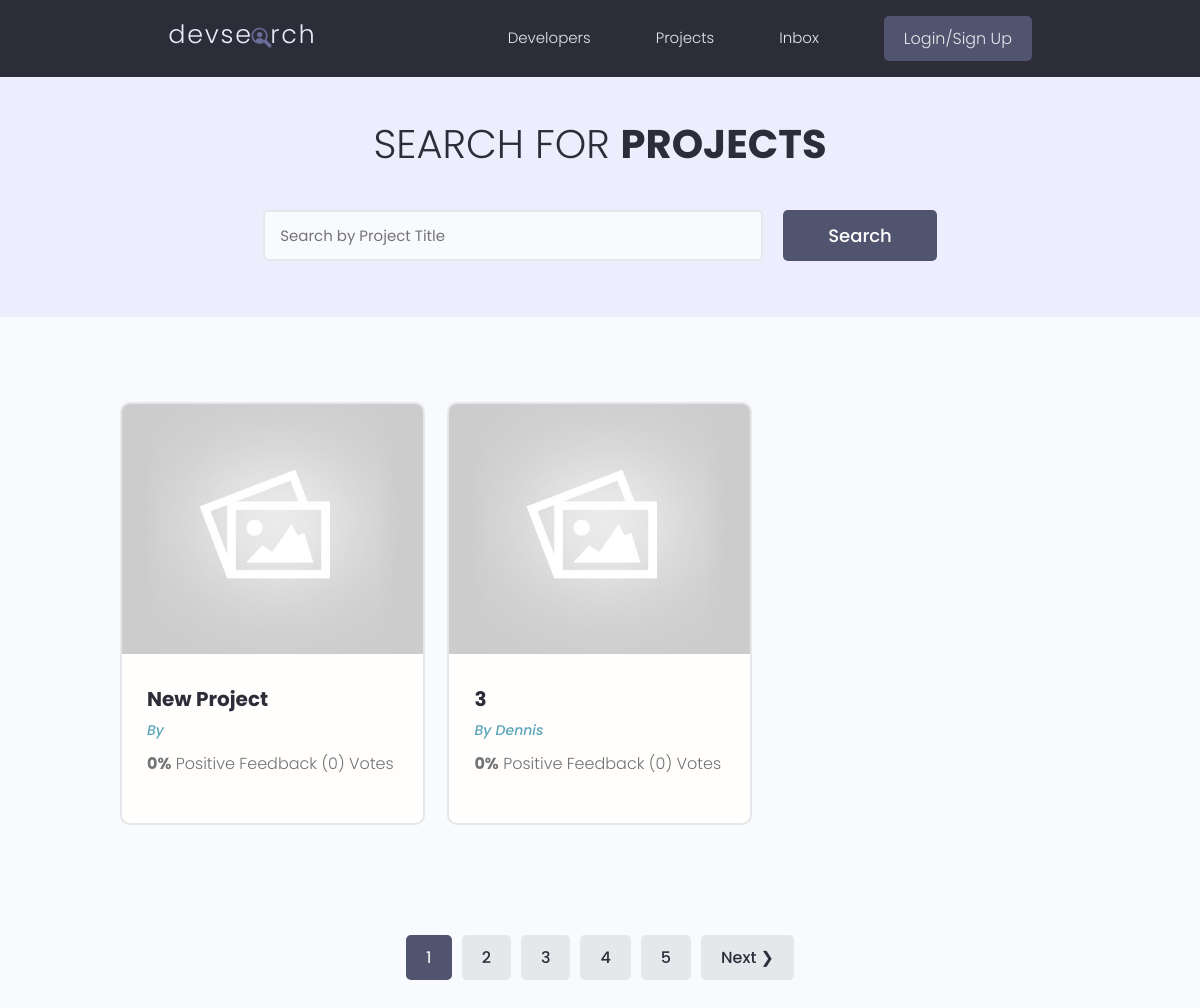
The app's page /projects/, older data.
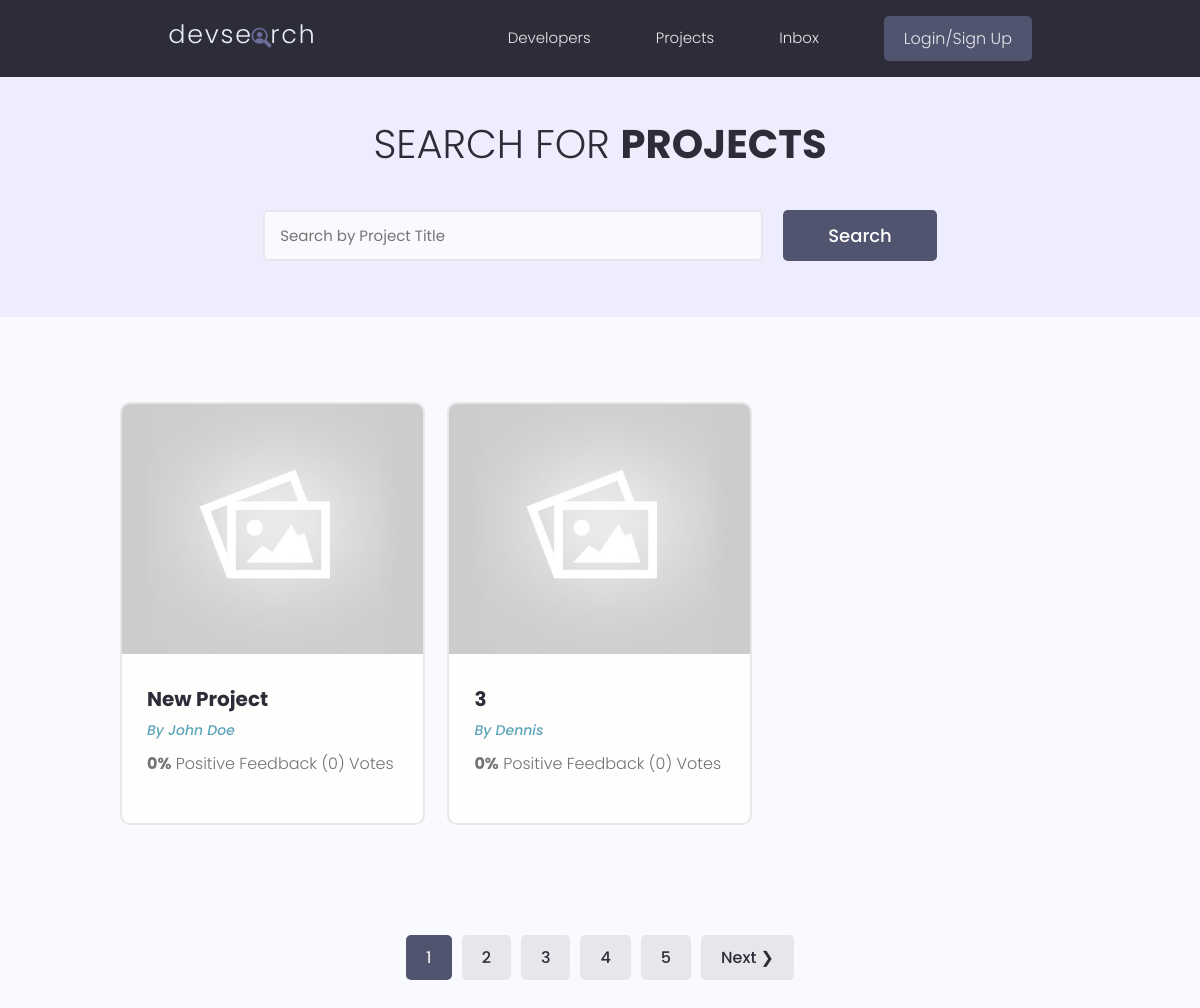
The same page, newer data.
### projects/models.py (models this page shows, shortened)
class Project(models.Model):
    owner = models.ForeignKey(Profile, null=True, blank=True, on_delete=models.CASCADE)
    title = models.CharField(max_length=200)
    description = models.TextField(null=True, blank=True)
    featured_image = models.ImageField(null=True, blank=True, default="default.jpg")
    demo_link = models.CharField(max_length=2000, null=True, blank=True)
    source_link = models.CharField(max_length=2000, null=True, blank=True)
    tags = models.ManyToManyField('Tag', blank=True)
    vote_total = models.IntegerField(default=0, null=True, blank=True)
    vote_ratio = models.IntegerField(default=0, null=True, blank=True)
    created = models.DateTimeField(auto_now_add=True)
    id = models.UUIDField(default=uuid.uuid4, unique=True, primary_key=True, editable=False)

### users/models.py (models this page shows, shortened)
class Profile(models.Model):
    user = models.OneToOneField(User, on_delete=models.CASCADE, null=True, blank=True)
    name = models.CharField(max_length=200, blank=True, null=True)
    email = models.EmailField(max_length=500, blank=True, null=True)
    username = models.CharField(max_length=200, blank=True, null=True)
    location = models.CharField(max_length=200, blank=True, null=True)
    short_intro = models.CharField(max_length=200, blank=True, null=True)
    bio = models.TextField(blank=True, null=True)
    profile_image = models.ImageField(null=True, blank=True, upload_to='profiles/', default="profiles/user-default.png")
    social_github = models.CharField(max_length=200, blank=True, null=True)
    social_twitter = models.CharField(max_length=200, blank=True, null=True)
    social_linkedin = models.CharField(max_length=200, blank=True, null=True)
    social_youtube = models.CharField(max_length=200, blank=True, null=True)
    social_website = models.CharField(max_length=200, blank=True, null=True)
    created = models.DateTimeField(auto_now_add=True)
    id = models.UUIDField(default=uuid.uuid4, unique=True, primary_key=True, editable=False)
    class Meta:
        ordering = ['created']

### projects/views.py (the view)
# urls.py: path('projects/', include('projects.urls')),
def projects(request):
    projects, search_query = searchProjects(request)
    custom_range, projects = paginateProjects(request, projects, 2)
    context = { 'projects' : projects, 'search_query': search_query, 'custom_range': custom_range}
    return render(request, 'projects/projects.html', context)

### projects/utils.py (called while the page is built)
def paginateProjects(request, projects, results):
    page = request.GET.get('page')
    paginator = Paginator(projects, results)
    try:
        projects = paginator.page(page)
    except PageNotAnInteger: #처음 들어왔을 때 파라미터가 없어서 나는 에러
        page = 1
        projects = paginator.page(page) #1로 셋팅
    except EmptyPage: #페이지수 10000을 넣었을 때 뜨는 에러
        page = paginator.num_pages #페이지 총수
        projects = paginator.page(page)
    leftIndex = (int(page) - 4)
    if leftIndex <1 :
        leftIndex = 1
    rightIndex = (int(page) + 5)
    if rightIndex > paginator.num_pages:
        rightIndex = paginator.num_pages +1
    custom_range = range(leftIndex, rightIndex) #페이지바 갯수 설정가능
    return custom_range, projects

def searchProjects(request):
    search_query = ''
    if request.GET.get('search_query'):
        search_query = request.GET.get('search_query')
    tags = Tag.objects.filter(name__icontains=search_query)
    projects = Project.objects.distinct().filter(
        Q(title__icontains=search_query) |
        Q(description__icontains=search_query) |
        Q(owner__name__icontains=search_query) |
        Q(tags__in=tags)
    )
    return projects, search_query

### projects/templates/projects/projects.html (shortened to what this page needs)
{% extends 'main.html' %}
{% block content %}
<main class="projects">
    <section class="hero-section text-center">
        <div class="container container--narrow">
            <div class="hero-section__box">
                <h2>Search for <span>Projects</span></h2>
            </div>
            <div class="hero-section__search">
                <form id='searchForm' class="form" action="{% url 'projects' %}" method="get">
                    <div class="form__field">
                        <input class="input input--text" id="formInput#search" type="text" name="search_query"
                            placeholder="Search by Project Title" value="{{search_query}}" />
                    </div>
                    <input class="btn btn--sub btn--lg" type="submit" value="Search" />
                </form>
            </div>
        </div>
    </section>
    <section class="projectsList">
        <div class="container">
            <div class="grid grid--three">
                {% for project in projects %}
                <div class="column">
                    <div class="card project">
                        <a href="{% url 'project' project.id %}" class="project">
                            <img class="project__thumbnail" src="{{project.featured_image.url}}" alt="project thumbnail" />
                            <div class="card__body">
                                <h3 class="project__title">{{project.title}}</h3>
                                <p><a class="project__author" href="{% url 'user-profile' project.owner.id %}">By
                                        {{project.owner.name}}</a>
                                </p>
                                <p class="project--rating">
                                    <span style="font-weight: bold;">{{project.vote_ratio}}%</span> Positive
                                    Feedback ({{project.vote_total}}) Vote{{project.vote_total|pluralize:"s"}}
                                </p>
                            </div>
                        </a>
                    </div>
                </div>
                {% endfor %}
            </div>
        </div>
    </section>
    {% include 'pagination.html' with queryset=projects custom_range=custom_range %}
</main>
{% endblock %}

Row changes from the older to the newer data that the page shows:
changed Project "New Project": owner.name (not shown) → "John Doe"
